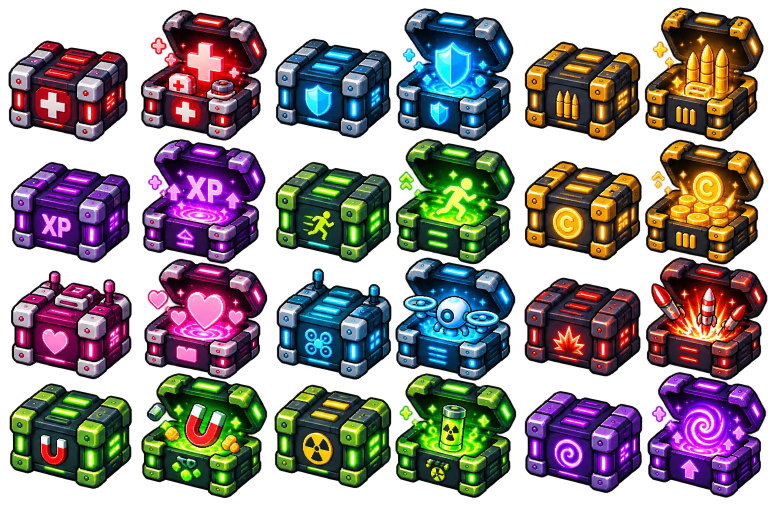
#> input picture tools/chests2_ref.webp, 1536 x 1024 px (shown at 1/2 size)
$ python make_chests.py
#> lines starting #> are read from the running program, lines starting #| are printed output that depends on the picture; after the words box and inside, x2 and y2 are one past the last pixel; in counts of white or black regions, pixels touching at a corner belong together
"""Cofres de exploración: recorta los 12 cofres (cerrado y abierto) de la hoja del usuario.

python tools/make_chests.py
Lee tools/chests2_ref.webp (4 filas x 3 parejas cerrado|abierto sobre transparente) y escribe
assets/sprites/chests/chest_<n>.png (cerrado) y chest_<n>_open.png (abierto), n = 1..12 por
filas y parejas, a MAX_W px de ancho como máximo, PNG de paleta (COLORS) optimizado. El orden es el de
ChestData.CHESTS (scripts/data/chest_data.gd): botiquín, escudo, munición, XP, velocidad,
monedas, corazón, dron, cohete, imán, radiactivo, vórtice.
Las columnas están separadas por huecos vacíos; dentro de una columna los cofres abiertos se
tocan (la tapa sube), así que cada columna se corta por su línea más vacía cerca de cada
fila (BANDS, SEARCH) y cada cofre se recorta con sus piezas (destellos, cruces).
La hoja vieja tools/chests_ref.webp ya no se usa.
"""
import os

import cv2
import numpy as np
from PIL import Image

ROOT = os.path.dirname(os.path.dirname(os.path.abspath(__file__)))
SRC = os.path.join(ROOT, "tools", "chests2_ref.webp")
OUT = os.path.join(ROOT, "assets", "sprites", "chests")
MAX_W = 112  # in game a chest is ~28 units wide; the HUD cards show it bigger
PAD = 2
BANDS = [300, 535, 765]  # rough y between rows: each column is cut at its emptiest line near them
SEARCH = 70  # px around each band to look for that line
MIN_PIECE = 12  # px: smaller specks are dropped
COLORS = 128  # palette PNG (alpha kept): ~4x smaller than RGBA


def columns(alpha: np.ndarray) -> list:
    """x ranges of the 6 columns (separated by fully empty strips)."""
    filled = (alpha > 20).sum(0) > 0
    out, start = [], None
    for x, f in enumerate(filled):
        if f and start is None:
            start = x
        if not f and start is not None:
            if x - start > 40:
                out.append((start, x))
            start = None
    if start is not None:
        out.append((start, len(filled)))
    return out


def cuts(strip: np.ndarray) -> list:
    """y of the emptiest line near each band in this column (open lids touch the row above)."""
    filled = strip.sum(1)
    out = [0]
    for b in BANDS:
        lo, hi = b - SEARCH, b + SEARCH
        out.append(lo + int(np.argmin(filled[lo:hi])))
    out.append(strip.shape[0])
    return out


def _on_cut(stat, top: int, bot: int) -> bool:
    return stat[1] <= top + 1 or stat[1] + stat[3] >= bot - 1


def save(crop: Image.Image, path: str) -> None:
    if crop.width > MAX_W:
        crop = crop.resize((MAX_W, round(crop.height * MAX_W / crop.width)), Image.LANCZOS)
    crop.quantize(COLORS, method=Image.Quantize.FASTOCTREE, dither=Image.Dither.NONE).save(path, optimize=True)
    print(os.path.basename(path), crop.size)


def main() -> None:
    img = Image.open(SRC).convert("RGBA")
#> img is the input picture: PIL image 1536x1024 RGBA; mean R, G, B, A 58.7, 50.4, 51.3, 158.7
    rgba = np.array(img)
    alpha = rgba[..., 3]
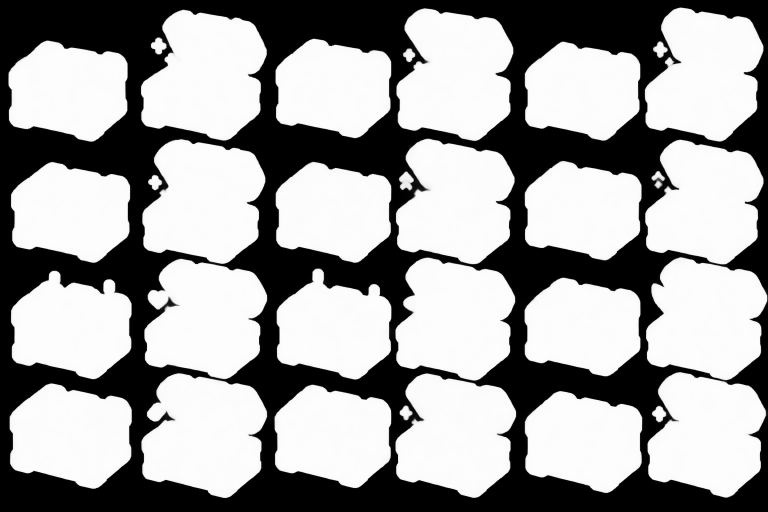
#> alpha: shape (1024, 1536) (shown at 1/2 size); min 0, max 254, mean 158.7
    cols = columns(alpha)
#> the loop in columns, `for x, f in enumerate(filled):` made 1536 passes
#> f on passes 1 to 12: False, False, False, False, False, False, False, False, False, False, False, False
#> after the loop in columns, `for x, f in enumerate(filled):`: out = [(16, 264), (281, 535), (548, 783), (790, 1033), (1049, 1285), (1289, 1535)]
#> cols has the same summary as out in columns
    assert len(cols) == 6, cols
    os.makedirs(OUT, exist_ok=True)
    for ci, (x0, x1) in enumerate(cols):
        strip = (alpha[:, x0:x1] > 20).astype(np.uint8)
        ys_cut = cuts(strip)
        for row in range(4):
            part = strip.copy()
            part[:ys_cut[row]] = 0
            part[ys_cut[row + 1]:] = 0
            n, lab, st, _cen = cv2.connectedComponentsWithStats(part, 8)
            big = max(range(1, n), key=lambda i: st[i][4]) if n > 1 else 0
            # slivers of the neighbouring chest that cross a cut line go; the chest itself and
            # its sparkles stay
            keep = [i for i in range(1, n) if st[i][4] >= MIN_PIECE and (i == big or not _on_cut(st[i], ys_cut[row], ys_cut[row + 1]))]
            if not keep:
                continue
            mask = np.isin(lab, keep)
            ys, xs = np.nonzero(mask)
            top, bot = max(ys.min() - PAD, 0), ys.max() + PAD + 1
            left, right = max(xs.min() - PAD, 0), xs.max() + PAD + 1
            piece = rgba[:, x0:x1].copy()
            piece[..., 3] = np.where(mask, piece[..., 3], 0)
            n_chest = row * 3 + ci // 2 + 1
            name = "chest_%d%s.png" % (n_chest, "_open" if ci % 2 else "")
            save(Image.fromarray(piece[top:bot, left:right]), os.path.join(OUT, name))
#> this loop made 6 passes
#> (x0, x1, ys_cut) on passes 1 to 6: (16, 264, [0, 284, 526, 759, 1024]), (281, 535, [0, 277, 516, 745, 1024]), (548, 783, [0, 277, 526, 759, 1024]), (790, 1033, [0, 276, 514, 746, 1024]), (1049, 1285, [0, 282, 521, 753, 1024]), (1289, 1535, [0, 278, 513, 743, 1024])
#> (printed output is left out)
#> pass 1, in main, `strip = (alpha[:, x0:x1] > 20).astype(np.uint8)`:
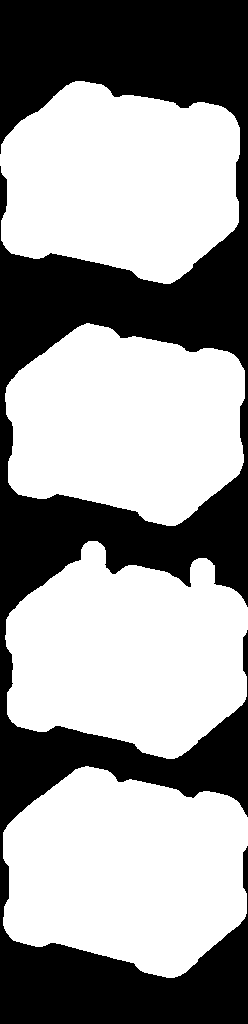
#> strip: shape (1024, 248); values 0 (black) and 1 (white), 60.3% white; 1 black region, box (x1, y1, x2, y2) and area: (0, 0, 248, 1024) 100845
#> pass 1, in save, `crop.quantize(COLORS, method=Image.Quantize.FASTOCTREE, dither=Image.D..`:
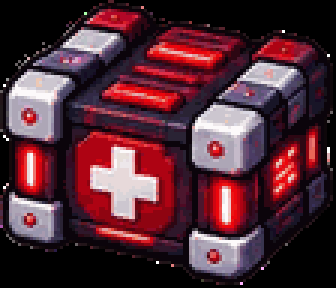
#> saved as chest_1.png: PIL image 112x96 P (shown 3 times larger); mean R, G, B 81.6, 42.9, 53.5
#> pass 1, in save (call 2), `crop = crop.resize((MAX_W, round(crop.height * MAX_W / crop.width)), I..`:
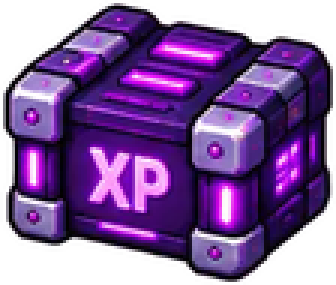
#> crop: PIL image 112x95 RGBA (shown 3 times larger); mean R, G, B, A 66, 30.9, 90.9, 183.5; transparent parts drawn white
#> after the loop:
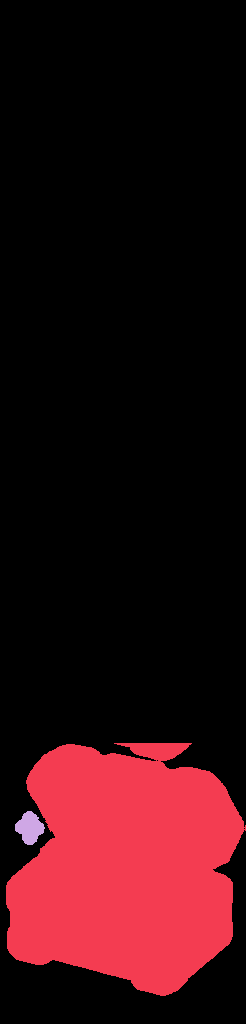
#> lab: shape (1024, 246) int32; 3 distinct labels, from 0 to 2; one colour per label, 0 black
#> after the loop: mask: shape (1024, 246) bool; 18.2% white; 2 white regions, box (x1, y1, x2, y2) and area: (6, 743, 246, 996) 45325, (15, 811, 45, 845) 643
#> after the loop:
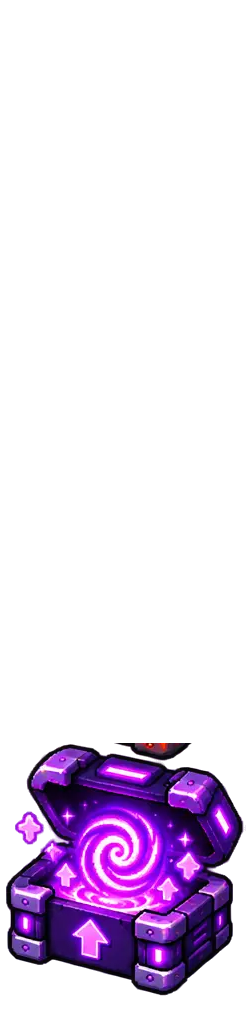
#> piece: shape (1024, 246, 4); mean R, G, B, A 90.9, 49.3, 47.6, 45.2; transparent parts drawn white
#> after the loop:
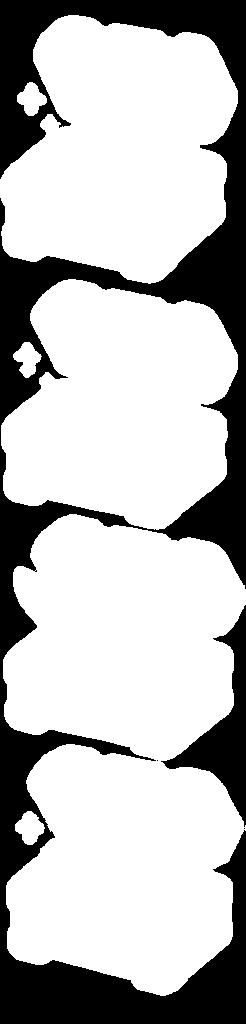
#> strip: shape (1024, 246); values 0 (black) and 1 (white), 72.8% white; 4 black regions (2 under 20 px), largest, box (x1, y1, x2, y2) and area: (0, 0, 246, 1024) 63394, (161, 605, 246, 827) 5190

if __name__ == "__main__":
    main()
